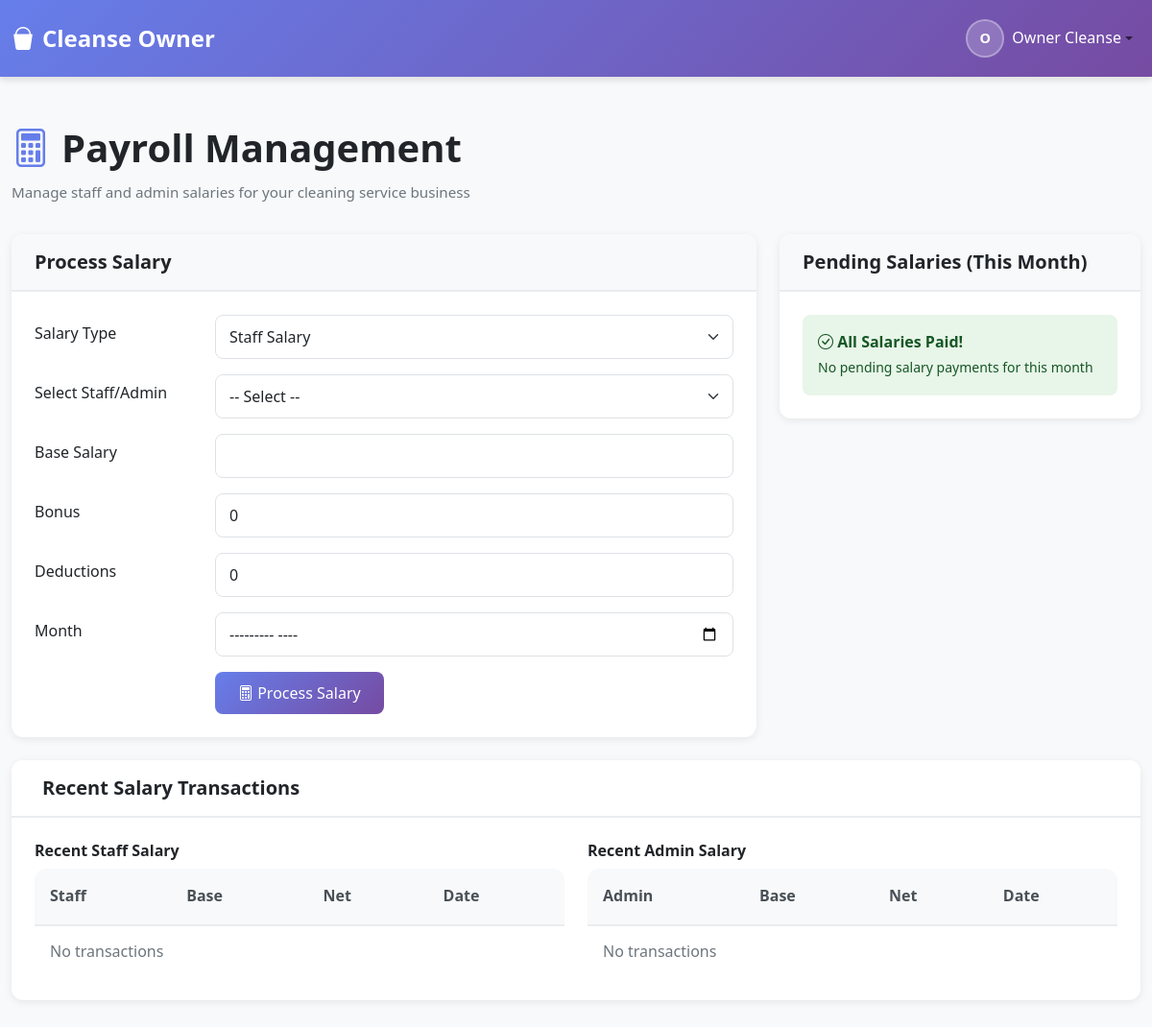
Before: /owner/payroll (signed in) with the older database file.
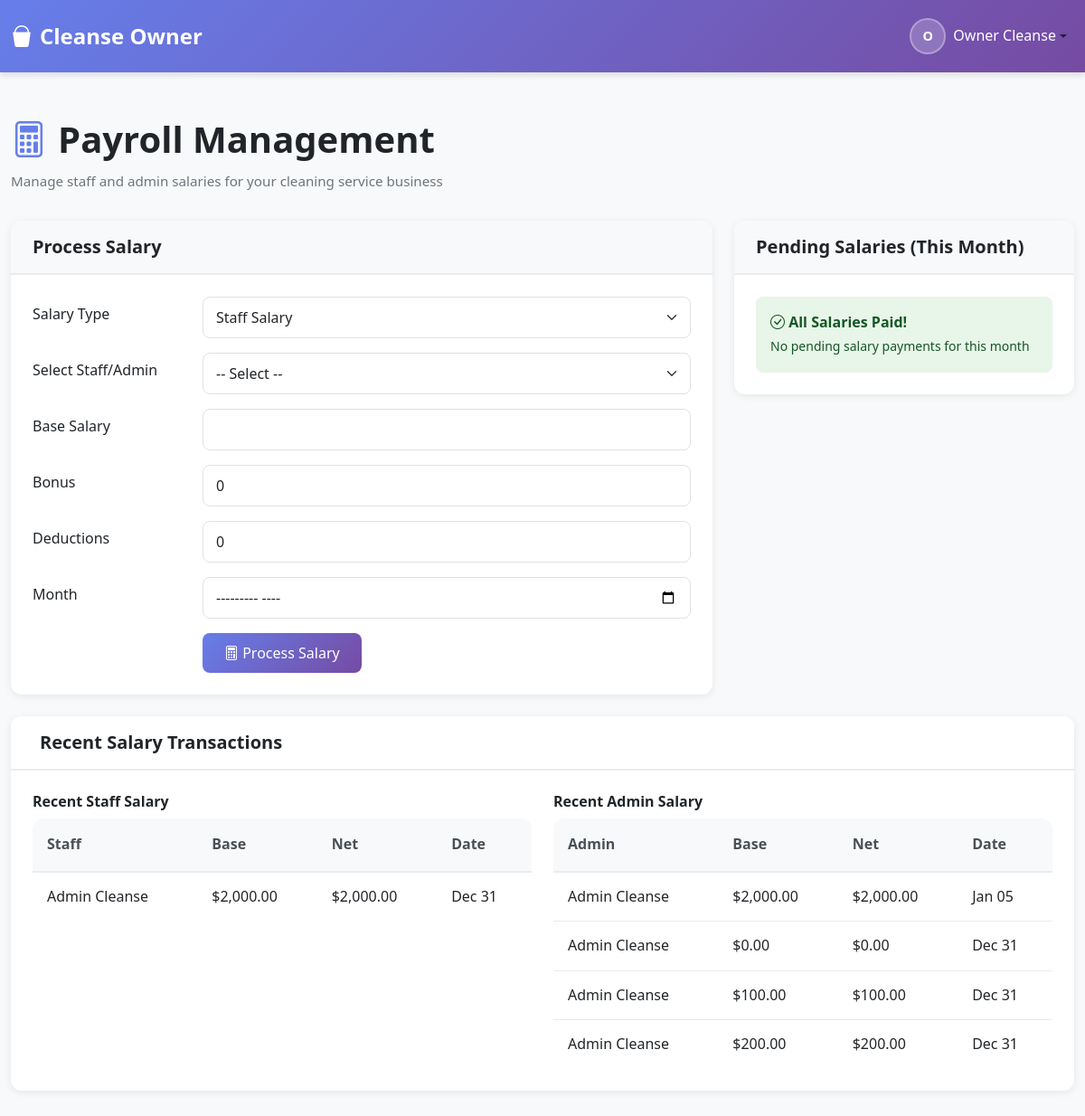
After: the same page with the newer database file.
### tables this page shows
CREATE TABLE `users` (
  `id` int(11) NOT NULL,
  `username` varchar(50) NOT NULL,
  `email` varchar(100) NOT NULL,
  `password` varchar(255) NOT NULL,
  `full_name` varchar(100) NOT NULL,
  `phone` varchar(20) DEFAULT NULL,
  `profile_image` varchar(255) DEFAULT 'default.jpg',
  `role_id` int(11) DEFAULT 1,
  `is_active` tinyint(1) DEFAULT 1,
  `created_at` timestamp NOT NULL DEFAULT current_timestamp(),
  `updated_at` timestamp NOT NULL DEFAULT current_timestamp() ON UPDATE current_timestamp()
);

CREATE TABLE `staff_salary` (
  `id` int(11) NOT NULL,
  `staff_id` int(11) NOT NULL,
  `base_salary` decimal(10,2) NOT NULL,
  `bonus` decimal(10,2) DEFAULT 0.00,
  `deductions` decimal(10,2) DEFAULT 0.00,
  `net_salary` decimal(10,2) NOT NULL,
  `payment_date` date NOT NULL,
  `payment_status` enum('pending','paid') DEFAULT 'pending',
  `payment_method` varchar(50) DEFAULT NULL,
  `notes` text DEFAULT NULL,
  `paid_by` int(11) DEFAULT NULL
);

CREATE TABLE `admin_salary` (
  `id` int(11) NOT NULL,
  `admin_id` int(11) NOT NULL,
  `base_salary` decimal(10,2) NOT NULL,
  `bonus` decimal(10,2) DEFAULT 0.00,
  `deductions` decimal(10,2) DEFAULT 0.00,
  `net_salary` decimal(10,2) NOT NULL,
  `payment_date` date NOT NULL,
  `payment_status` enum('pending','paid') DEFAULT 'pending',
  `paid_by` int(11) DEFAULT NULL
);

### app/views/owner/payroll.php (the view, shortened to what the rows shown need)
<?php
$user = Auth::user();
?>
<!DOCTYPE html>
<html lang="en">
<head>
    <link href="https://cdn.jsdelivr.net/npm/bootstrap@5.3.0/dist/css/bootstrap.min.css" rel="stylesheet">
    <link rel="stylesheet" href="https://cdn.jsdelivr.net/npm/bootstrap-icons@1.11.0/font/bootstrap-icons.css">
    <link rel="stylesheet" href="<?php echo APP_URL; ?>/assets/css/style.css">
</head>
<body>
    <nav class="navbar navbar-expand-lg sticky-top">
        <div class="container-fluid">
            <a class="navbar-brand" href="<?php echo APP_URL; ?>">
                <i class="bi bi-bucket-fill"></i>Cleanse Owner
            </a>
            <div class="collapse navbar-collapse" id="navbarNav">
                <ul class="navbar-nav ms-auto">
                    <li class="nav-item dropdown">
                        <a class="nav-link dropdown-toggle d-flex align-items-center" href="#" id="userDropdown" role="button" data-bs-toggle="dropdown">
                            <div class="user-avatar"><?php echo strtoupper(substr($user->username ?? 'O', 0, 1)); ?></div>
                            <span class="text-white ms-2"><?php echo htmlspecialchars($user->full_name ?? 'Owner'); ?></span>
                        </a>
                    </li>
                </ul>
            </div>
        </div>
    </nav>
    <div class="container-fluid py-5">
        <div class="page-header">
            <h1><i class="bi bi-calculator"></i> Payroll Management</h1>
            <p>Manage staff and admin salaries for your cleaning service business</p>
        </div>
        <div class="row mb-4">
            <div class="col-md-8">
                <div class="card">
                    <div class="card-header bg-light">
                        <h5>Process Salary</h5>
                    </div>
                    <div class="card-body">
                        <form method="POST">
                            <div class="row mb-3">
                                <label for="type" class="col-sm-3 col-form-label">Salary Type</label>
                                <div class="col-sm-9">
                                    <select name="type" class="form-select" required>
                                        <option value="staff">Staff Salary</option>
                                    </select>
                                </div>
                            </div>
                            <div class="row mb-3">
                                <label for="staff_id" class="col-sm-3 col-form-label">Select Staff/Admin</label>
                                <div class="col-sm-9">
                                    <select name="staff_id" class="form-select" required>
                                        <option value="">-- Select --</option>
                                    </select>
                                </div>
                            </div>
                            <div class="row mb-3">
                                <label for="base_salary" class="col-sm-3 col-form-label">Base Salary</label>
                                <div class="col-sm-9">
                                    <input type="number" name="base_salary" class="form-control" step="0.01" min="0" required>
                                </div>
                            </div>
                            <div class="row mb-3">
                                <label for="bonus" class="col-sm-3 col-form-label">Bonus</label>
                                <div class="col-sm-9">
                                    <input type="number" name="bonus" class="form-control" step="0.01" min="0" value="0">
                                </div>
                            </div>
                            <div class="row mb-3">
                                <label for="deductions" class="col-sm-3 col-form-label">Deductions</label>
                                <div class="col-sm-9">
                                    <input type="number" name="deductions" class="form-control" step="0.01" min="0" value="0">
                                </div>
                            </div>
                            <div class="row mb-3">
                                <label for="month" class="col-sm-3 col-form-label">Month</label>
                                <div class="col-sm-9">
                                    <input type="month" name="month" class="form-control" required>
                                </div>
                            </div>
                            <div class="row">
                                <div class="col-sm-9 offset-sm-3">
                                    <button type="submit" class="btn btn-primary">
                                        <i class="bi bi-calculator"></i> Process Salary
                                    </button>
                                </div>
                            </div>
                        </form>
                    </div>
                </div>
            </div>
            <div class="col-md-4">
                <div class="card">
                    <div class="card-header bg-light">
                        <h5>Pending Salaries (This Month)</h5>
                    </div>
                    <div class="card-body">
                        <?php if (!empty($pendingSalaries)): ?>
                            <div class="list-group list-group-flush">
                                <?php foreach ($pendingSalaries as $salary): ?>
                                    <div class="list-group-item d-flex justify-content-between align-items-center">
                                        <div>
                                            <span class="badge bg-warning text-dark">Pending</span>
                                            <span class="ms-2"><?php echo htmlspecialchars($salary['name'] ?? 'N/A'); ?></span>
                                            <br>
                                            <small class="text-muted">$<?php echo number_format($salary['amount'] ?? 0, 2); ?></small>
                                        </div>
                                    </div>
                                <?php endforeach; ?>
                            </div>
                            <div class="mt-3">
                                <p class="text-muted mb-2">
                                    <i class="bi bi-info-circle"></i>
                                    <small>Showing unpaid salaries for the current month</small>
                                </p>
                                <a href="<?php echo APP_URL; ?>/owner/salary-reports" class="btn btn-sm btn-outline-primary w-100">
                                    <i class="bi bi-file-earmark-pdf"></i> View All Salary Records
                                </a>
                            </div>
                        <?php else: ?>
                            <div class="alert alert-success mb-0">
                                <i class="bi bi-check-circle"></i>
                                <strong>All Salaries Paid!</strong><br>
                                <small>No pending salary payments for this month</small>
                            </div>
                        <?php endif; ?>
                    </div>
                </div>
            </div>
        </div>
        <div class="card mt-4">
            <div class="card-header">
                <h5><i class="bi bi-history"></i> Recent Salary Transactions</h5>
            </div>
            <div class="card-body">
                <div class="row">
                    <div class="col-md-6">
                        <h6>Recent Staff Salary</h6>
                        <div class="table-responsive">
                            <table class="table table-sm">
                                <thead class="table-light">
                                    <tr>
                                        <th>Staff</th>
                                        <th>Base</th>
                                        <th>Net</th>
                                        <th>Date</th>
                                    </tr>
                                </thead>
                                <tbody>
                                    <?php
                                    $staffSql = "SELECT ss.*, u.full_name FROM staff_salary ss
                                                 JOIN users u ON ss.staff_id = u.id
                                                 ORDER BY ss.payment_date DESC LIMIT 5";
                                    $staffTransactions = Database::fetchAll($staffSql);
                                    if (!empty($staffTransactions)):
                                        foreach ($staffTransactions as $trans): ?>
                                        <tr>
                                            <td><?php echo htmlspecialchars($trans['full_name'] ?? 'N/A'); ?></td>
                                            <td>$<?php echo number_format($trans['base_salary'], 2); ?></td>
                                            <td>$<?php echo number_format($trans['net_salary'], 2); ?></td>
                                            <td><?php echo date('M d', strtotime($trans['payment_date'])); ?></td>
                                        </tr>
                                    <?php endforeach;
                                    else: ?>
                                        <tr><td colspan="4" class="text-muted">No transactions</td></tr>
                                    <?php endif; ?>
                                </tbody>
                            </table>
                        </div>
                    </div>
                    <div class="col-md-6">
                        <h6>Recent Admin Salary</h6>
                        <div class="table-responsive">
                            <table class="table table-sm">
                                <thead class="table-light">
                                    <tr>
                                        <th>Admin</th>
                                        <th>Base</th>
                                        <th>Net</th>
                                        <th>Date</th>
                                    </tr>
                                </thead>
                                <tbody>
                                    <?php
                                    $adminSql = "SELECT asal.*, u.full_name FROM admin_salary asal
                                                 JOIN users u ON asal.admin_id = u.id
                                                 ORDER BY asal.payment_date DESC LIMIT 5";
                                    $adminTransactions = Database::fetchAll($adminSql);
                                    if (!empty($adminTransactions)):
                                        foreach ($adminTransactions as $trans): ?>
                                        <tr>
                                            <td><?php echo htmlspecialchars($trans['full_name'] ?? 'N/A'); ?></td>
                                            <td>$<?php echo number_format($trans['base_salary'], 2); ?></td>
                                            <td>$<?php echo number_format($trans['net_salary'], 2); ?></td>
                                            <td><?php echo date('M d', strtotime($trans['payment_date'])); ?></td>
                                        </tr>
                                    <?php endforeach;
                                    else: ?>
                                        <tr><td colspan="4" class="text-muted">No transactions</td></tr>
                                    <?php endif; ?>
                                </tbody>
                            </table>
                        </div>
                    </div>
                </div>
            </div>
        </div>
    </div>
</body>
</html>

### app/core/Router.php (shortened to what the rows shown need)
<?php
class Router {
    private $routes = [];
    public function add($route, $callback) {
        $this->routes[$route] = $callback;
    }
    public function dispatch($requestUri = null) {
        $requestUri = strtok($requestUri, '?');
        foreach ($this->routes as $route => $callback) {
            $pattern = '#^' . preg_replace('/\{([a-z]+)\}/', '(?P<$1>[^/]+)', $route) . '$#';
            if (preg_match($pattern, $requestUri, $matches)) {
                $params = array_filter($matches, 'is_string', ARRAY_FILTER_USE_KEY);
                if (is_callable($callback)) {
                    return call_user_func_array($callback, $params);
                }
            }
        }
        exit();
    }
}
?>

Changed rows visible on the page:
added staff_salary: staff.full_name "Admin Cleanse", base_salary "2,000.00", net_salary "2,000.00", payment_date "Dec 31"
added admin_salary: admin.full_name "Admin Cleanse", base_salary "2,000.00", net_salary "2,000.00", payment_date "Jan 05"
added admin_salary: admin.full_name "Admin Cleanse", base_salary "0.00", net_salary "0.00", payment_date "Dec 31"
added admin_salary: admin.full_name "Admin Cleanse", base_salary "100.00", net_salary "100.00", payment_date "Dec 31"
added admin_salary: admin.full_name "Admin Cleanse", base_salary "200.00", net_salary "200.00", payment_date "Dec 31"
Other visible differences:
list line gone: "No transactions No transactions"
